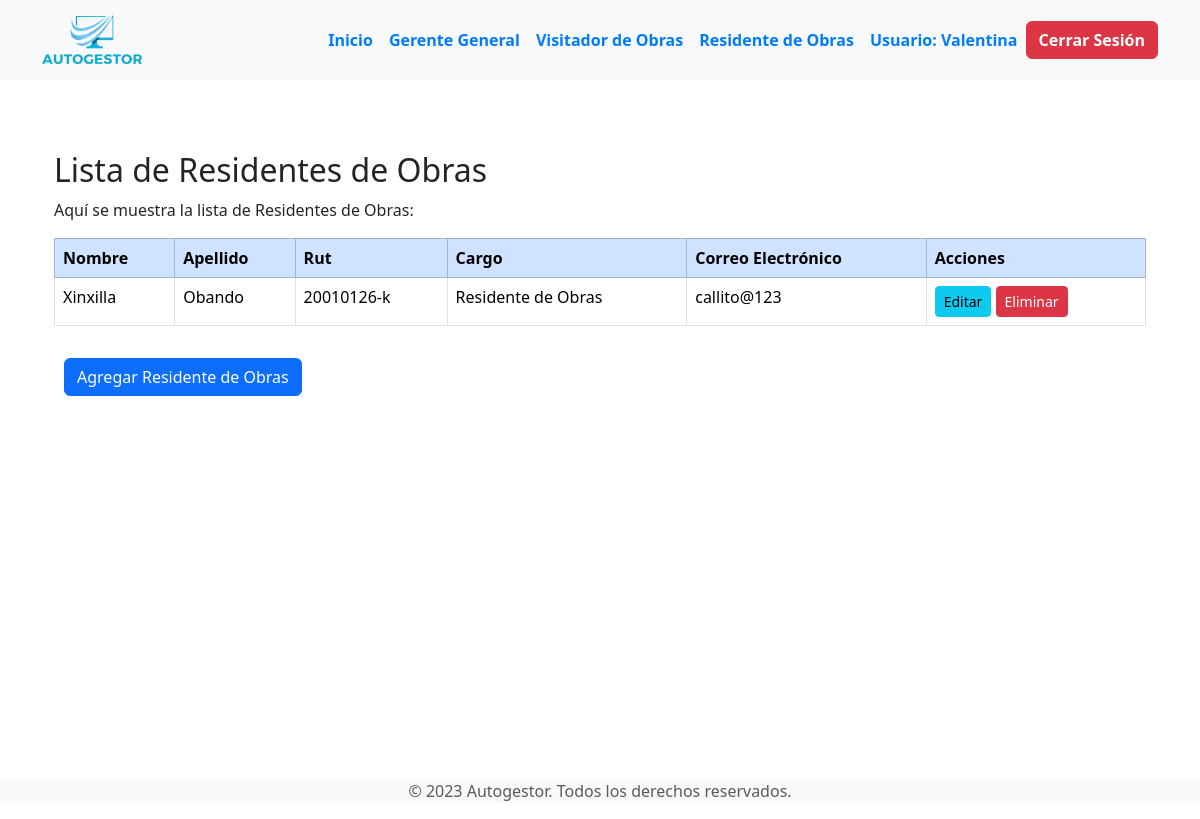
The page /secciones/empresas/residente/index_residente.php (signed in) on the database its author committed.
### tables this page shows
CREATE TABLE `residentes_obra` (
  `id` int(11) NOT NULL,
  `id_empresa` int(11) DEFAULT NULL,
  `nombre` varchar(50) NOT NULL,
  `apellido` varchar(50) NOT NULL,
  `rut` varchar(20) NOT NULL,
  `cargo` varchar(50) NOT NULL,
  `correo` varchar(100) NOT NULL,
  `contrasena` varchar(255) NOT NULL
);

### secciones/empresas/residente/index_residente.php (the view, shortened to what this page needs)
<?php
include("../../../bd.php");
$id_empresa_actual = $_SESSION['id_empresa'];
include("../templates/header_empresa.php");
$sentencia = $conexion->prepare("SELECT * FROM residentes_obra WHERE id_empresa = :id_empresa");
$sentencia->bindParam(":id_empresa", $id_empresa_actual);
$sentencia->execute();
$residentesObras = $sentencia->fetchAll(PDO::FETCH_ASSOC);
?>
<div class="container mt-5">
    <h2>Lista de Residentes de Obras</h2>
    <p>Aquí se muestra la lista de Residentes de Obras:</p>
    <?php if ($residentesObras) : ?>
        <div class="table-responsive">
            <table class="table table-bordered table-hover">
                <thead class="table-primary">
                    <tr>
                        <th scope="col">Nombre</th>
                        <th scope="col">Apellido</th>
                        <th scope="col">Rut</th>
                        <th scope="col">Cargo</th>
                        <th scope="col">Correo Electrónico</th>
                        <th scope="col">Acciones</th>
                    </tr>
                </thead>
                <tbody>
                    <?php foreach ($residentesObras as $residente) : ?>
                        <tr>
                            <td><?php echo $residente['nombre']; ?></td>
                            <td><?php echo $residente['apellido']; ?></td>
                            <td><?php echo $residente['rut']; ?></td>
                            <td><?php echo $residente['cargo']; ?></td>
                            <td><?php echo $residente['correo']; ?></td>
                            <td>
                                <a href='./editar_residente.php?id=<?php echo $residente['id']; ?>' class='btn btn-info btn-sm'>Editar</a>
                                <button class='btn btn-danger btn-sm' onclick='confirmarEliminacion(<?php echo $residente['id']; ?>)'>Eliminar</button>
                            </td>
                        </tr>
                    <?php endforeach; ?>
                </tbody>
            </table>
        </div>
    <?php else : ?>
        <p>No hay Residentes de Obras registrados.</p>
    <?php endif; ?>
    <div class="mt-3">
        <a href="<?php echo $url_base2; ?>residente/crear_residente.php" class="btn btn-primary">Agregar Residente de Obras</a>
    </div>
</div>
<?php include("../templates/footer_empresa.php"); ?>

### CSS/styles.css (style rules this page uses)
.btn-outline-primary, .btn-primary { margin-left: 10px; }
html, body { display: flex; flex-direction: column; min-height: 100vh; }

### secciones/empresas/templates/header_empresa.php (style rules this page uses)
body { display: flex; flex-direction: column; min-height: 100vh; }

### rows shown on the page
residentes_obra: nombre "Xinxilla", apellido "Obando", rut "20010126-k", cargo "Residente de Obras", correo "callito@123"

### other values the page prints
$_SESSION['nombre_usuario'] "Valentina"
